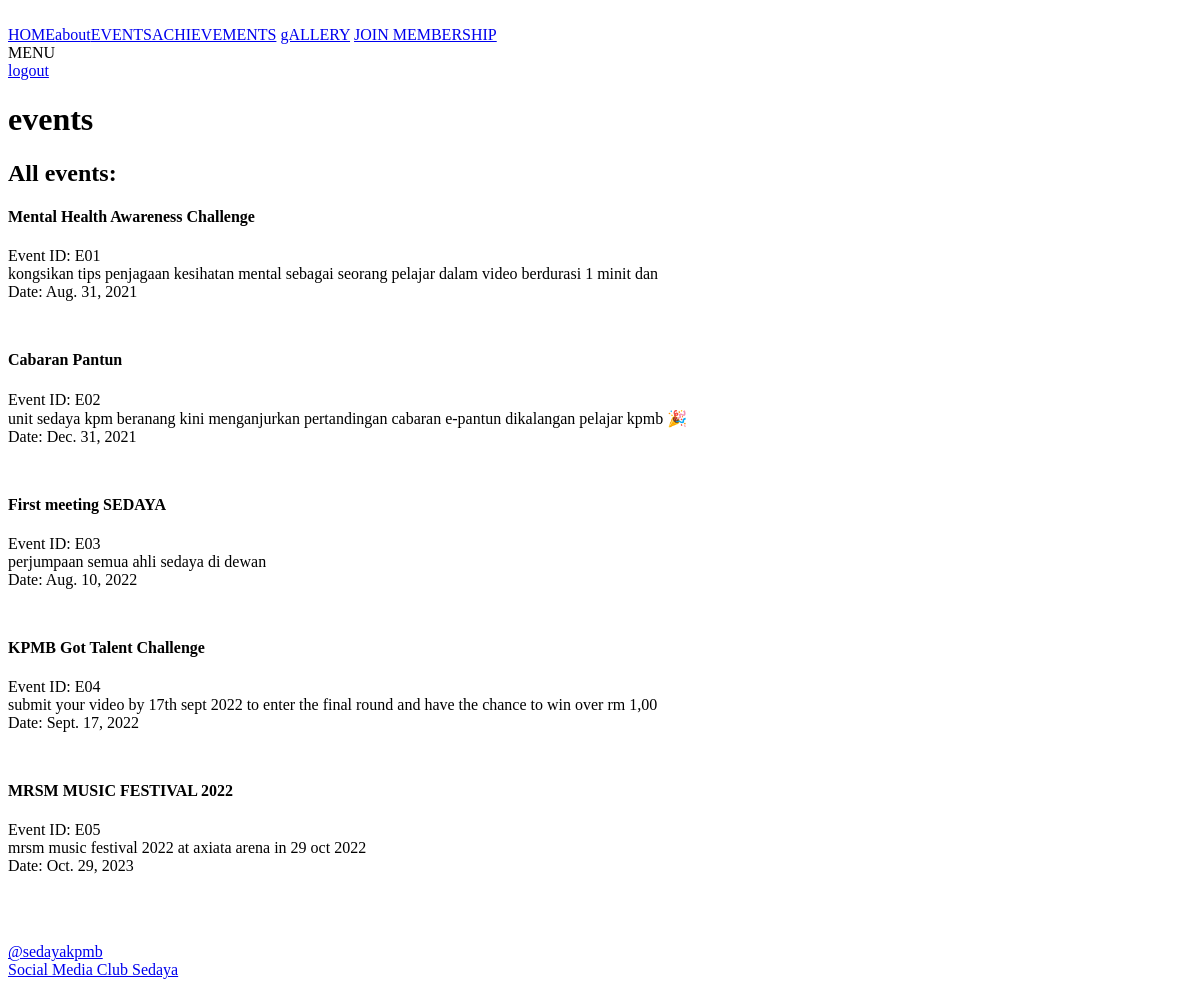
Page /viewevents/ on the earlier database version.
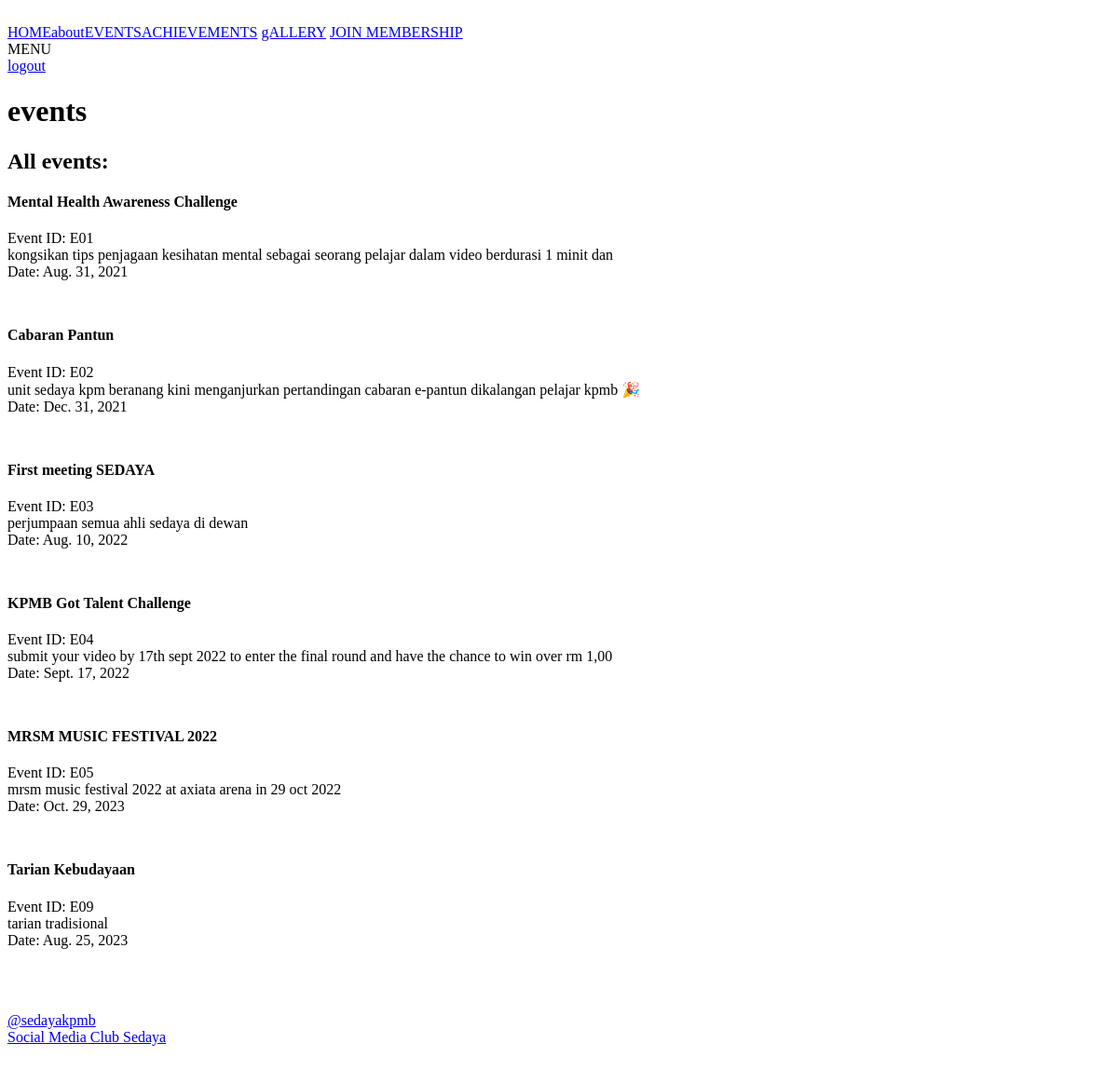
Same page on the later database version.
### homepage/models.py (models this page shows)
class Events(models.Model):
    eventsID = models.CharField(max_length=100 , primary_key=True)
    eventsName = models.TextField(max_length=100)
    eventsDesc = models.CharField(max_length=100)
    eventsDate = models.DateField()

### homepage/views.py (the view)
# urls.py: path("viewevents/", views.viewevents, name="viewevents"),
def viewevents(request):
    events = Events.objects.all()
    return render(request, 'viewevents.html', {'events': events})

### homepage/templates/viewevents.html (shortened to what this page needs)
<!DOCTYPE html>
<html data-wf-domain="mcrs-sedaya.webflow.io" data-wf-page="64ad3953e38ed7d405eebba0" data-wf-site="64ad3953e38ed7d405eebb38">
   <head>
      <link href="https://uploads-ssl.webflow.com/64ad3953e38ed7d405eebb38/css/mcrs-sedaya.webflow.3aa4acca1.css" rel="stylesheet" type="text/css"/>
   </head>
   <body class="subpage-background">
      <div data-collapse="medium" data-animation="default" data-duration="400" data-easing="ease" data-easing2="ease" role="banner" class="nav-bar w-nav">
         <div class="container w-container">
            <nav role="navigation" class="nav-menu w-nav-menu"><a href="{% url 'userhomepage' %}" class="nav-link w-nav-link">HOME</a><a href="{% url 'about' %}" class="nav-link w-nav-link">about</a><a href="{% url 'viewevents' %}" class="nav-link w-nav-link">EVENTS</a><a href="{% url 'viewach' %}" class="nav-link w-nav-link">ACHIEVEMENTS</a>
               <a href="{% url 'viewachievements' %}" class="nav-link w-nav-link">gALLERY</a>
               {% if user.role == "member" %}
               <a href="{% url 'feedback' %}" class="nav-link w-nav-link">Feedback</a>
               <a href="{% url 'updatemember' user.id  %}" class="nav-link w-nav-link">UPDATE PROFILE</a>
               {% else %}
               <a href="{% url 'membership' %}" class="nav-link w-nav-link">JOIN MEMBERSHIP</a>
               {% endif %}
            <div class="menu-button w-clearfix w-nav-button">
               <div class="menu-text">MENU</div>
            </div>
         </div>
         <a href="{% url 'loginpage' %}" class="nav-link w-nav-link">logout</a>
      </div>
      <div class="content-wrapper w-container">
         <h1 class="page-title">events</h1>
      </div>
      <div class="section wf-section">
         <div class="album-columns w-row">
            <div class="column w-col w-col-11">
                <h2 class="album-heading">All events:</h2>
                <div class="album-list w-dyn-list">
                  <div role="list" class="w-dyn-items">
                    {% for event in events %}
                    <div role="listitem" class="song-list-item w-dyn-item">
                      <h4 class="song-title">{{ event.eventsName }}</h4>
                      <div class="small-grey-text">Event ID: {{ event.eventsID }}</div>
                      <div class="small-grey-text" style="text-transform: lowercase;">{{ event.eventsDesc }}</div>
                      <div class="small-grey-text">Date: {{ event.eventsDate }}</div>
                    </div>
                    {% endfor %}
                  </div>
                </div>
                  </div>
               </div>
            </div>
      <div class="footer wf-section">
         <div class="w-container">
            <a href="https://www.instagram.com/sedayakpmb/" class="footer-link w-inline-block">
               <div class="footer-text">@sedayakpmb</div>
            </a>
            <a href="https://www.instagram.com/sedayakpmb/">
               <div class="footer-text" a href="https://www.instagram.com/sedayakpmb/">Social Media Club Sedaya</div>
            </a>
         </div>
      </div>
   </body>
</html>

Differences in the rows shown:
added Events: eventsName "Tarian Kebudayaan", eventsID "E09", eventsDesc "tarian tradisional", eventsDate "Aug. 25, 2023"
